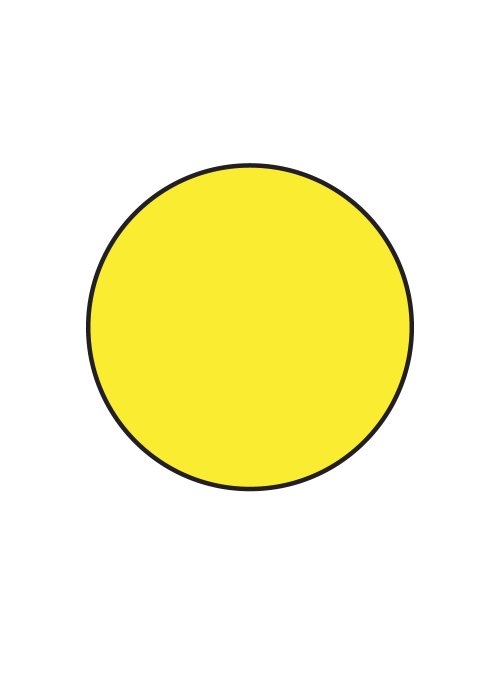
#> input picture PYTHON/Project/x.jpg, 1000 x 1400 px (shown at 1/2 size)
$ jupyter execute Untitled.ipynb
#> lines starting #> are read from the running program, lines starting #| are printed output that depends on the picture; after the words box and inside, x2 and y2 are one past the last pixel; in counts of white or black regions, pixels touching at a corner belong together; long printed decimals are rounded
[cell 1]
import numpy as np
import math
import cv2

#y.jpg
img=cv2.imread('x.jpg')
#> img is the input picture: shape (1400, 1000, 3); mean B, G, R 205, 247.7, 251
output = img.copy()
img=cv2.resize(img, (700,700))
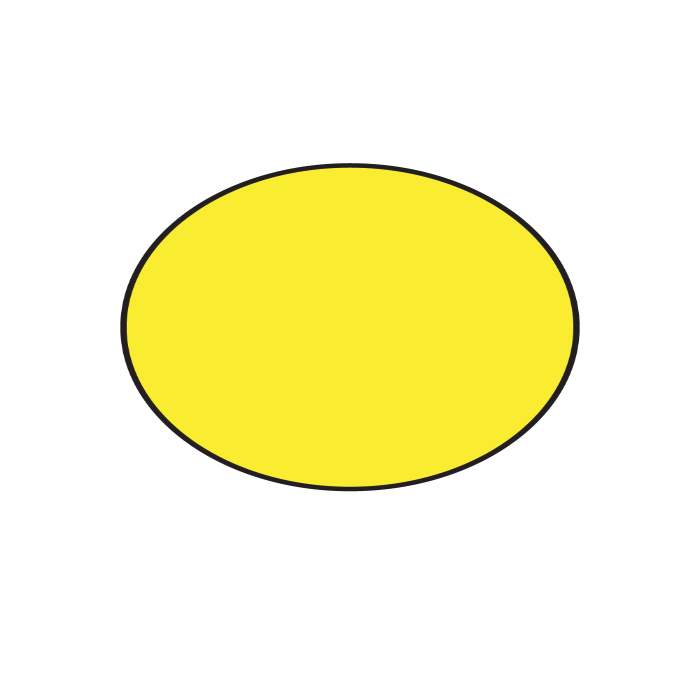
#> img: shape (700, 700, 3); mean B, G, R 205, 247.7, 250.9
cv2.imshow("original", img)
#lets detect shapes
imggray=cv2.cvtColor(img,cv2.COLOR_BGR2GRAY)
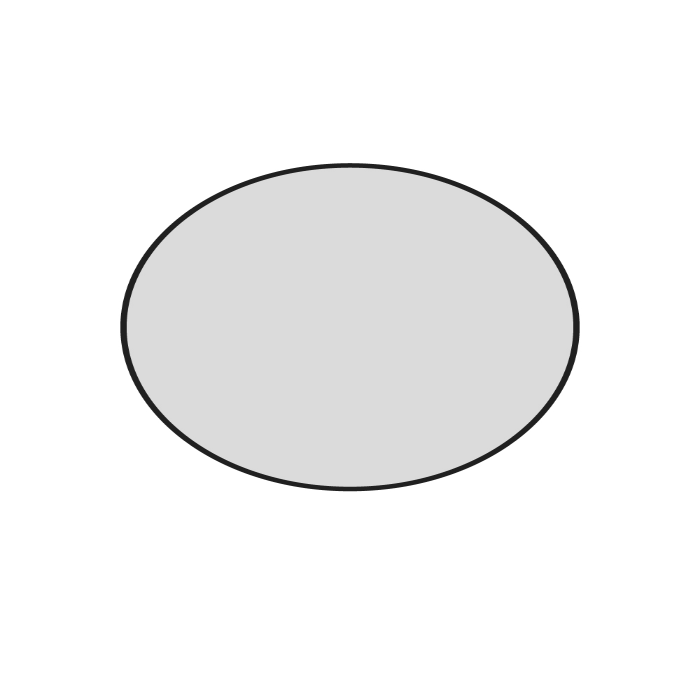
#> imggray: shape (700, 700); min 31, max 255, mean 243.8
_,thresh=cv2.threshold(imggray, 240,255,cv2.THRESH_BINARY) #find the threshold of color in image
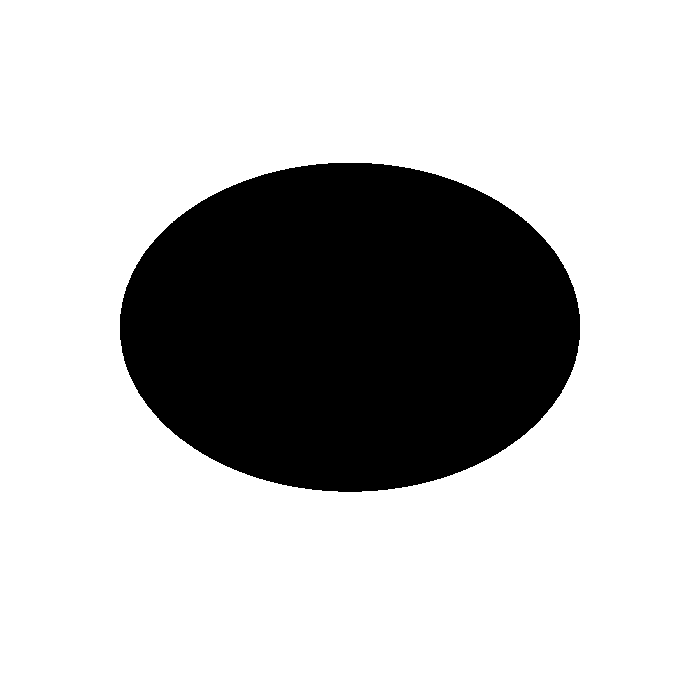
#> thresh: shape (700, 700); 75.7% white; 1 black region

contours,_=cv2.findContours(thresh, cv2.RETR_TREE,cv2.CHAIN_APPROX_SIMPLE) #IT WILL FIND THE CONTOUR IN IMAGE
#> contours = 2 contours; box (x1, y1, x2, y2) and area: (0, 0, 700, 700) 488601, (119, 162, 581, 493) 119558

for contour in contours:
    approx=cv2.approxPolyDP(contour,0.01*cv2.arcLength(contour,True),True) #this method approximate polygonal curve
    cv2.drawContours(img,[approx],0,(0,0,0),3) #to draw contour
    x=approx.ravel()[0]
    y=approx.ravel()[1]-7 #defining the x and y point of shape to write text on it

    Area = cv2.contourArea(approx)
    Perimeter=cv2.arcLength(approx,True)
    circularity=(Perimeter**2)/(4*math.pi*(Area))
    print(circularity)

    #now if else conditions to find different shapes
    #for triangle
    """if len(approx)==3: #triangle has 3 sides
        cv2.putText(img,"Triangle",(x,y),cv2.FONT_HERSHEY_COMPLEX,0.7,(0,0,0),2)
    #for square and rectangle
    elif len(approx)==4:
        x,y,w,h=cv2.boundingRect(approx)
        if(x+w)==(y+h): #condition for square
            cv2.putText(img, "Square", (x, y-5), cv2.FONT_HERSHEY_COMPLEX, 0.7, (0, 0, 0), 2)
        else:# for rectangle
            cv2.putText(img, "Rectangle", (x, y-10), cv2.FONT_HERSHEY_COMPLEX, 0.7, (0, 0, 0), 2)
    elif len(approx)==6:
        cv2.putText(img, "Hexagon", (x, y), cv2.FONT_HERSHEY_COMPLEX, 0.7, (0, 0, 0), 2)
    elif len(approx)==5:
        cv2.putText(img, "Pentagon", (x-40, y), cv2.FONT_HERSHEY_COMPLEX, 0.7, (0, 0, 0), 2)
    else:
        if circularity<=1:
            cv2.putText(img, "Circle", (x, y), cv2.FONT_HERSHEY_COMPLEX, 0.7, (0, 0, 0), 2)
        else:
            cv2.putText(img, "Something Else", (x, y), cv2.FONT_HERSHEY_COMPLEX, 0.7, (0, 0, 0), 2)"""
#> this loop made 2 passes
#| 1.273
#| 1.072
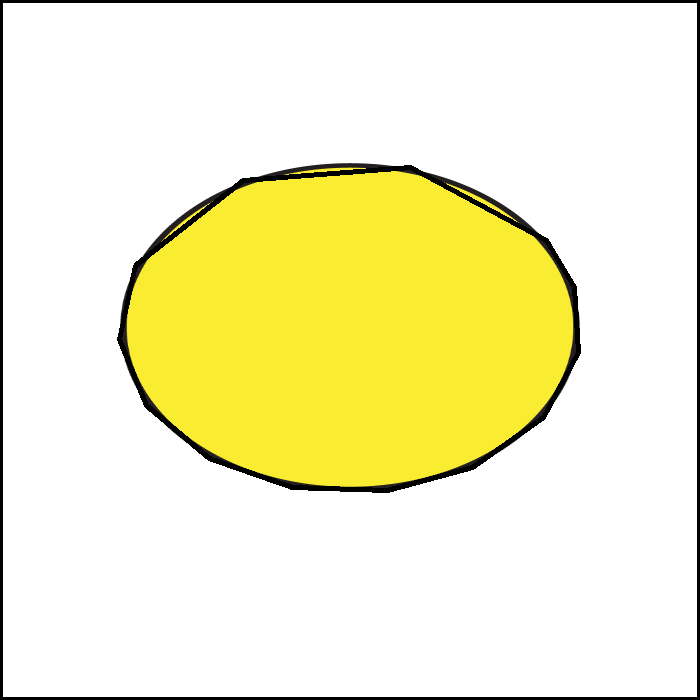
#> img: shape (700, 700, 3); 2.99% of pixels changed, all inside (x1, y1, x2, y2) = (0, 0, 700, 700)

cv2.imshow("Shape", img)
#cv2.waitKey(0)
#cv2.destroyAllWindows()

$ run again, with PYTHON/Project/BW.jpg copied over PYTHON/Project/x.jpg
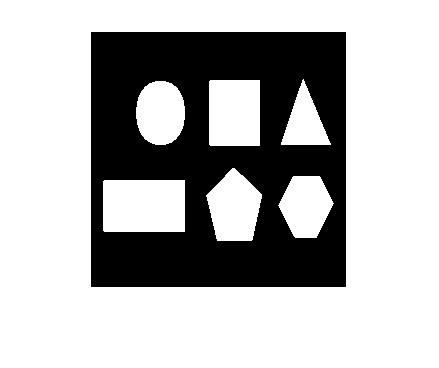
#> input picture PYTHON/Project/BW.jpg, 439 x 368 px
#> img is the input picture: shape (368, 439, 3); min 0, max 255, mean 179.6
#> `_,thresh=cv2.threshold(imggray, 240,255,cv2.THRESH_BINARY)`:
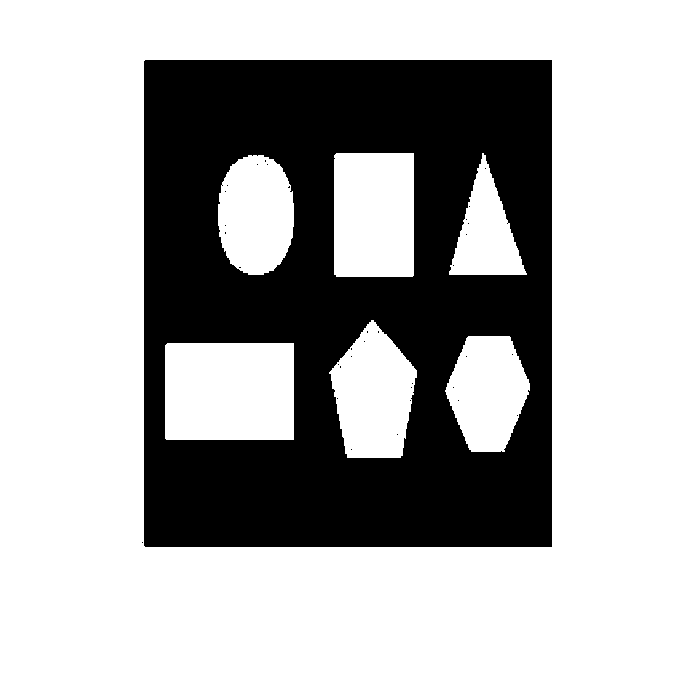
#> thresh: shape (700, 700); 69.7% white; 35 black regions (34 under 20 px)
#> contours = 44 contours, 36 with area under 20; largest, box (x1, y1, x2, y2) and area: (0, 0, 700, 700) 488601, (143, 59, 553, 548) 199587, (165, 343, 294, 440) 12286, (334, 153, 414, 277) 9710, (329, 320, 417, 458) 8251, (218, 155, 294, 275) 7256, (445, 336, 530, 452) 7016, (449, 153, 527, 275) 4694
#> the loop `for contour in contours:` made 44 passes
#> (approx, x, y, Area, Perimeter, circularity) on passes 1, 3, 4, 36, 44: ([[0, 0], [0, 699], [699, 699], [699, 0]], 0, -7, 488601, 2796, 1.27), ([[145, 59], [552, 60], [551, 547], [143, 545]], 145, 52, 198251, 1788, 1.28), ([[165, 345], [166, 439], [293, 439], [293, 343]], 165, 338, 12113, 445, 1.3), ([[482, 153], [449, 274], [526, 274]], 482, 146, 4658.5, 331.2, 1.87), ([[336, 153], [334, 274], [412, 276], [413, 153]], 336, 146, 9456.5, 399, 1.34)
#> (printed output is left out)
#> after the loop `for contour in contours:`:
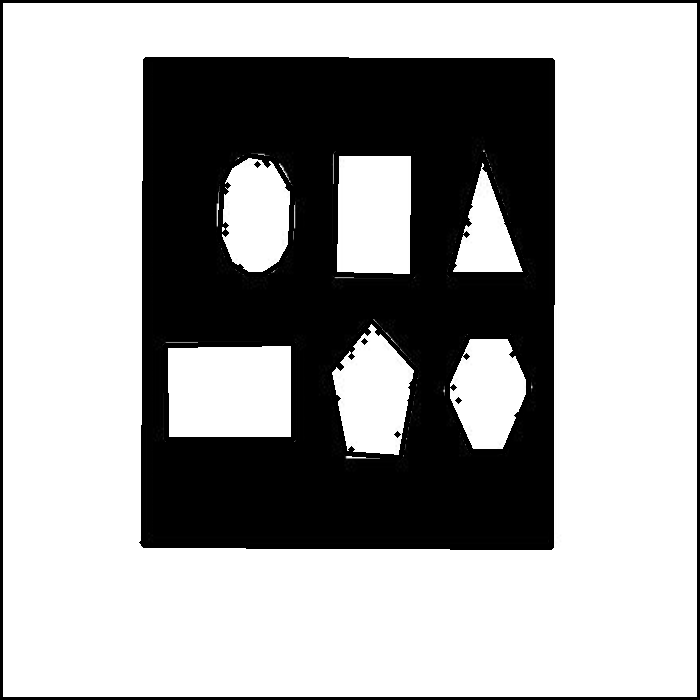
#> img: shape (700, 700, 3); min 0, max 255, mean 167.6

$ run again, with PYTHON/Project/z.jpg copied over PYTHON/Project/x.jpg
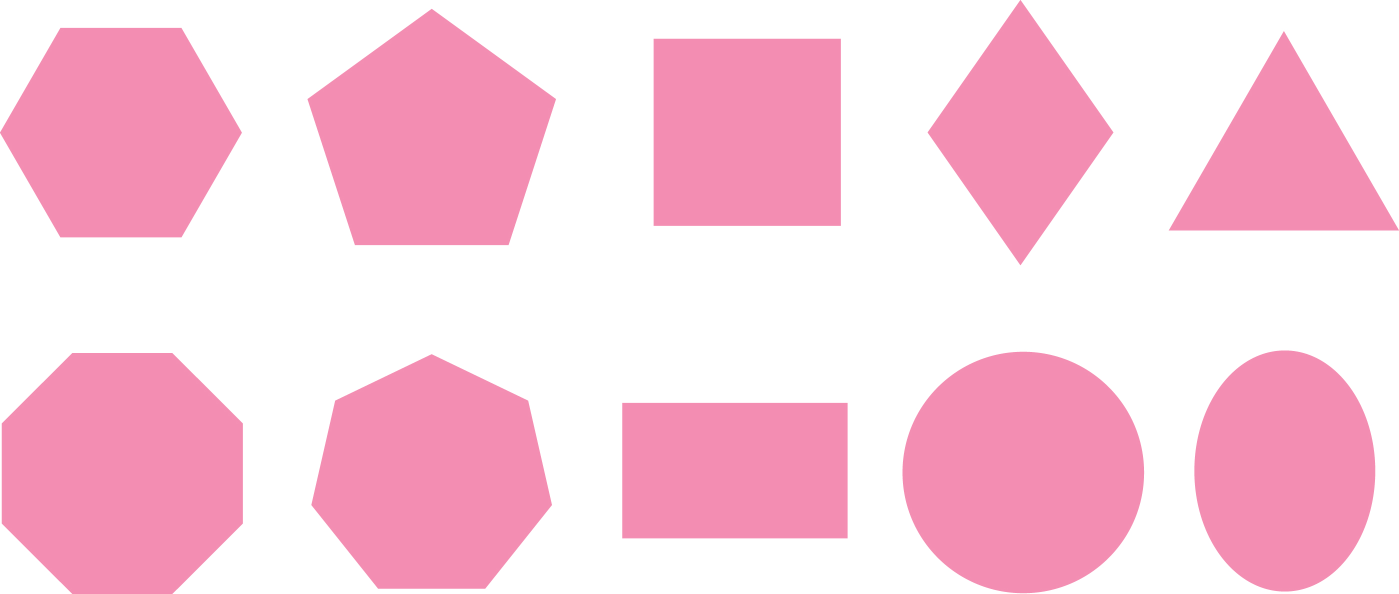
#> input picture PYTHON/Project/z.jpg, 2798 x 1188 px (shown at 1/2 size)
#> img is the input picture: shape (1188, 2798, 3); mean B, G, R 221.5, 205.4, 249.8
#> `_,thresh=cv2.threshold(imggray, 240,255,cv2.THRESH_BINARY)`:
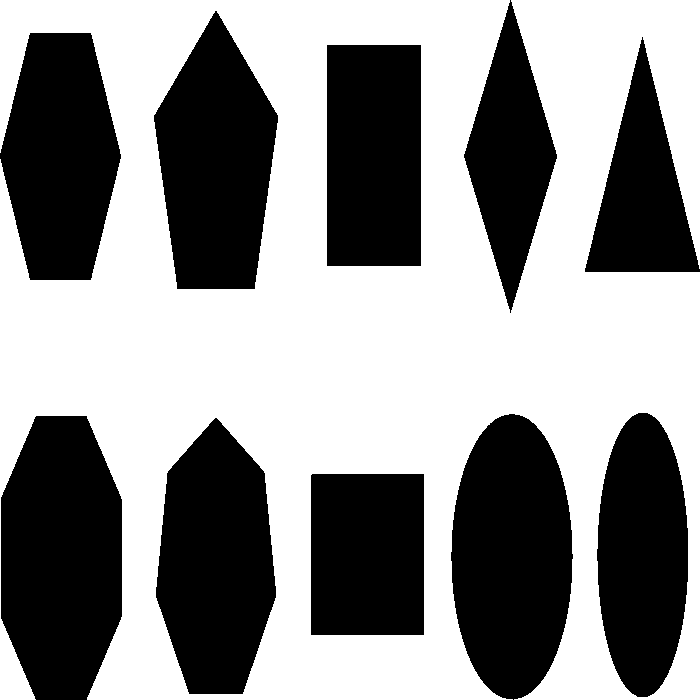
#> thresh: shape (700, 700); 56.2% white; 10 black regions
#> contours = 6 contours; box (x1, y1, x2, y2) and area: (0, 0, 700, 700) 380676, (155, 417, 277, 695) 24967, (153, 10, 279, 290) 24347, (326, 44, 422, 267) 21088, (596, 412, 689, 698) 20612, (310, 473, 425, 636) 18464
#> the loop `for contour in contours:` made 6 passes
#> (x, y, Area, Perimeter, circularity) on passes 1, 3, 4, 6: (0, -7, 427804, 5679.3, 6), (215, 410, 24641, 655.1, 1.39), (638, 405, 19260.5, 626.5, 1.62), (215, 3, 24136.5, 672.7, 1.49)
#> (printed output is left out)
#> after the loop `for contour in contours:`:
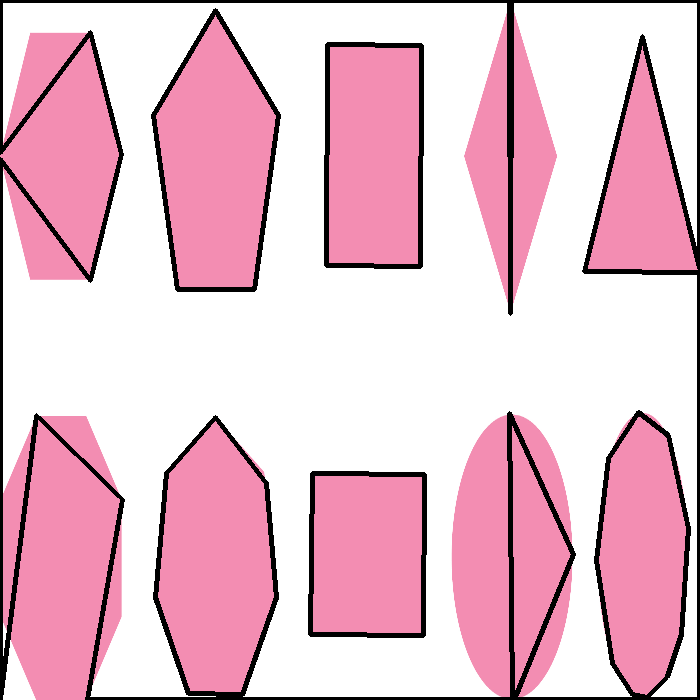
#> img: shape (700, 700, 3); mean B, G, R 205.4, 190.7, 231.3
